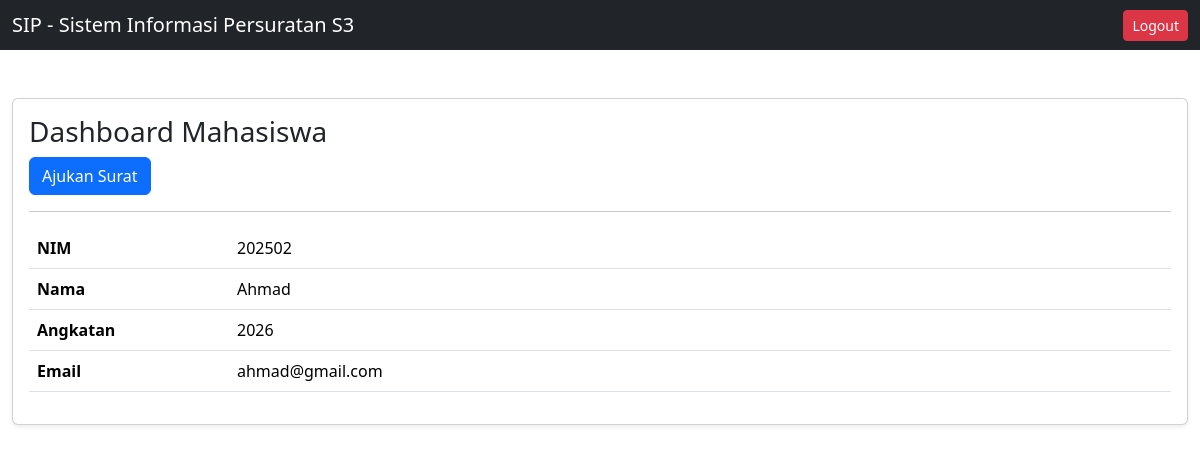
The page /app/views/mahasiswa/dashboard.php (signed in) on the database its author committed.
### tables this page shows
CREATE TABLE `mahasiswa` (
  `id` int(11) NOT NULL,
  `user_id` int(11) DEFAULT NULL,
  `nim` varchar(30) DEFAULT NULL,
  `nama` varchar(100) DEFAULT NULL,
  `angkatan` varchar(10) DEFAULT NULL,
  `no_hp` varchar(20) DEFAULT NULL,
  `email` varchar(100) DEFAULT NULL,
  `created_at` timestamp NOT NULL DEFAULT current_timestamp(),
  `password` varchar(255) DEFAULT NULL
);

### app/views/mahasiswa/dashboard.php (the view, shortened to what this page needs)
<?php
require_once '../../config/database.php';
$query = $pdo->prepare(
    "SELECT mahasiswa.*
     FROM mahasiswa
     JOIN users
     ON mahasiswa.user_id = users.id
     WHERE users.id=?"
);
$query->execute([
    $_SESSION['user_id']
]);
$mahasiswa = $query->fetch();
require_once '../layouts/header.php';
?>
<div class="container mt-5">
    <div class="card shadow-sm">
        <div class="card-body">
            <h3>
                Dashboard Mahasiswa
            </h3>
            <a href="pengajuan/create.php"
                class="btn btn-primary">
                Ajukan Surat
            </a>
            <hr>
            <table class="table">
                <tr>
                    <th width="200">
                        NIM
                    </th>
                    <td>
                        <?= $mahasiswa['nim']; ?>
                    </td>
                </tr>
                <tr>
                    <th>
                        Nama
                    </th>
                    <td>
                        <?= $mahasiswa['nama']; ?>
                    </td>
                </tr>
                <tr>
                    <th>
                        Angkatan
                    </th>
                    <td>
                        <?= $mahasiswa['angkatan']; ?>
                    </td>
                </tr>
                <tr>
                    <th>
                        Email
                    </th>
                    <td>
                        <?= $mahasiswa['email']; ?>
                    </td>
                </tr>
            </table>
        </div>
    </div>
</div>
<?php require_once '../layouts/footer.php'; ?>

### rows shown on the page
mahasiswa: nim "202502", nama "Ahmad", angkatan "2026", email "ahmad@gmail.com"
